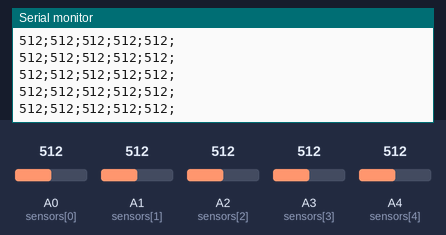
Simulated run of this sketch. Board: Arduino Leonardo, built with avr-gcc and run on an emulated ATmega32U4. Shown: the last lines printed to the serial monitor. The inputs (shaded band) are chosen by the test bench; at power-on: A0 (sensors[0]) = 512, A1 (sensors[1]) = 512, A2 (sensors[2]) = 512, A3 (sensors[3]) = 512, A4 (sensors[4]) = 512.

Above: at 1.2 s.
1.3 s: A0 (sensors[0]) set to 716
At 1.4 s:
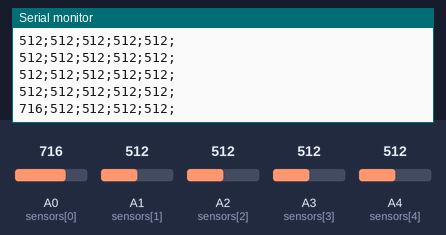
2.8 s: A1 (sensors[1]) set to 716
At 2.8 s:
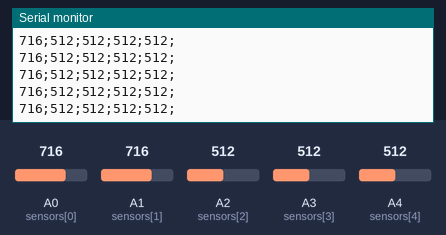
4.3 s: A2 (sensors[2]) set to 716
At 4.31 s:
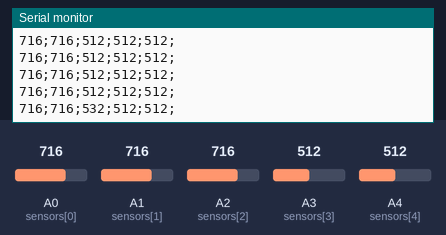
5.8 s: A3 (sensors[3]) set to 716
At 5.82 s:
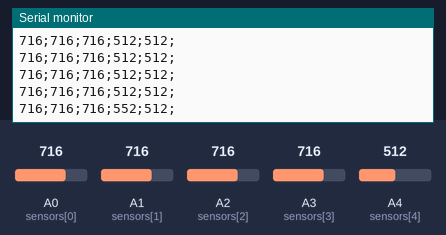
7.3 s: A4 (sensors[4]) set to 716
At 7.33 s:
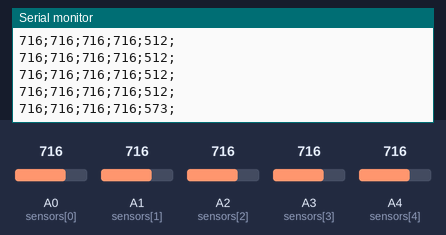
8.8 s: A0 (sensors[0]) set to 992
At 8.84 s:
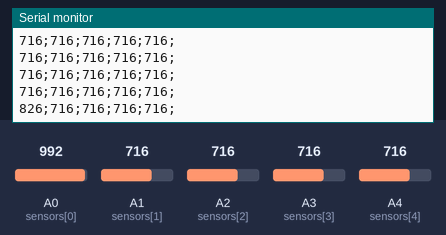
Timing chart, 0 to 11.3 s (numbered marks = the images above; inputs shaded):
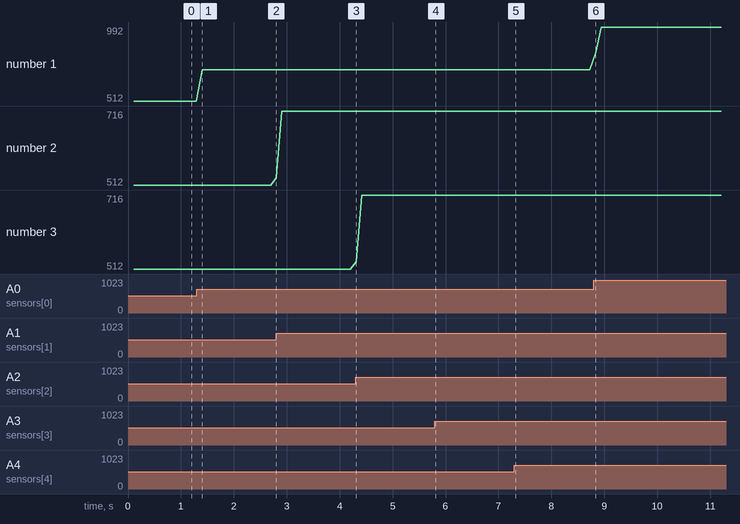

Measured:
- after the input at 1.3 s, the serial monitor: prints a new line after 0.10 s (image 1)
- after the input at 4.3 s, the serial monitor: prints a new line at once (image 3)
- after the input at 5.8 s, the serial monitor: prints a new line at once (image 4)
- after the input at 7.3 s, the serial monitor: prints a new line at once (image 5)
- after the input at 8.8 s, the serial monitor: prints a new line at once (image 6)
- plotted number 1: 512 → 716 after the input at 1.3 s, 716 → 992 after the input at 8.8 s

The sketch:

muzejni-noc.ino
```cpp
const int numSensors = 5;
const int numReadings = 10;
const int printFrequency = 10;

int sensors[numSensors] = {
  A0, A1, A2, A3, A4
};
int readings[numSensors][numReadings];
int indices[numSensors];
int total[numSensors];
int average[numSensors];
int printCounter = 0;

void setup() {
  for (int i = 0; i < numSensors; i++) {
    pinMode(sensors[i], INPUT);
    indices[i] = 0;
    total[i] = 0;
    average[i] = 0;
    for (int j = 0; j < numReadings; j++) {
      readings[i][j] = 0;
    }
  }
  Serial.begin(9600);
  while (!Serial) {
    ; // wait for serial port to connect. Needed for Leonardo only
  }
}

void loop() {
  printCounter += 1;

  for (int i = 0; i < numSensors; i++) {
    updateDataForSensor(i, analogRead(sensors[i]));
    if (printCounter >= printFrequency) {
      Serial.print(average[i]);
      Serial.print(";");
    }
  }

  if (printCounter >= printFrequency) {
    printCounter = 0;
    Serial.println();
  }

  delay(10);
}

void updateDataForSensor(int sensorIndex, int value) {
  int index = indices[sensorIndex];

  total[sensorIndex] = total[sensorIndex] - readings[sensorIndex][index];
  readings[sensorIndex][index] = value;
  total[sensorIndex] = total[sensorIndex] + readings[sensorIndex][index];
  index += 1;

  average[sensorIndex] = total[sensorIndex] / numReadings;

  if (index >= numReadings) {
    index = 0;
  }
  indices[sensorIndex] = index;
}
```
